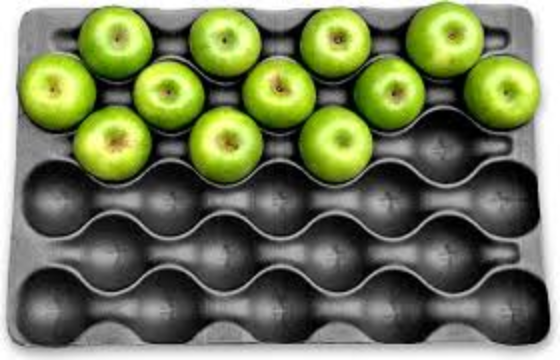
//> input picture 71_ExtracCompon/apples.png, 560 x 360 px
$ ./main   (built with g++ and OpenCV 4)
//> lines starting //> are read from the running program, lines starting //| are printed output that depends on the picture; after the words box and inside, x2 and y2 are one past the last pixel; in counts of white or black regions, pixels touching at a corner belong together
### 71_ExtracCompon/edgedetector.h
//
// Created by laila on 17-05-21.
//

#if !defined SOBELEDGES
#define SOBELEDGES

#define PI 3.1415926

#include <opencv2/core/core.hpp>
#include <opencv2/imgproc/imgproc.hpp>

class EdgeDetector {

private:

    // original image
    cv::Mat img;

    // 16-bit signed int image
    cv::Mat sobel;

    // Aperture size of the Sobel kernel
    int aperture;

    // Sobel magnitude
    cv::Mat sobelMagnitude;

    // Sobel orientation
    cv::Mat sobelOrientation;

public:

    EdgeDetector() : aperture(3) {}

    // Set the aperture size of the kernel
    // [10 lines left out: functions setAperture, getAperture, not called in this run]

    // Compute the Sobel
    void computeSobel(const cv::Mat& image) {

        cv::Mat sobelX;
        cv::Mat sobelY;

        // Compute Sobel
        cv::Sobel(image, sobelX, CV_32F, 1, 0, aperture);
        cv::Sobel(image, sobelY, CV_32F, 0, 1, aperture);
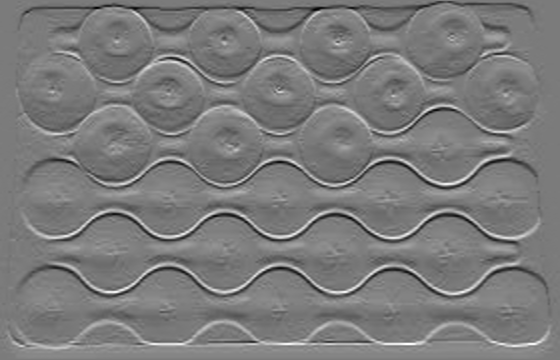
//> sobelY: 360 rows x 560 cols, CV_32FC1; min -517, max 550, mean 0; drawn with min black and max white

        // Compute magnitude and orientation
        cv::cartToPolar(sobelX, sobelY, sobelMagnitude, sobelOrientation);
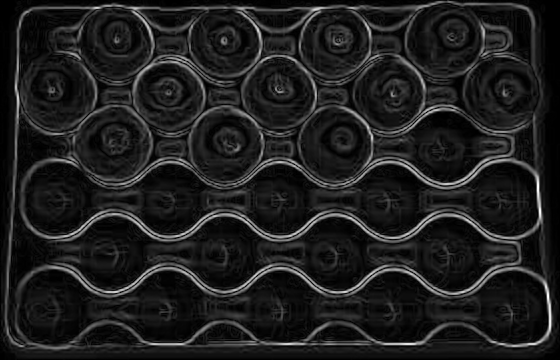
//> sobelMagnitude: 360 rows x 560 cols, CV_32FC1; min 0, max 615, mean 74.3; drawn with min black and max white
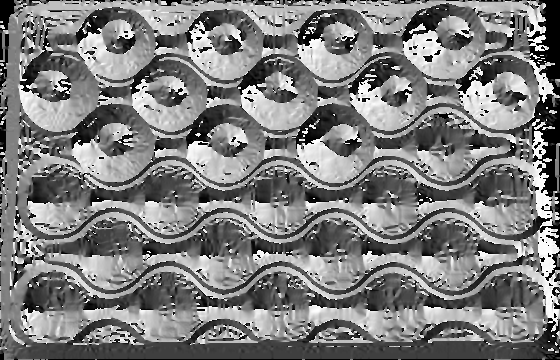
//> sobelOrientation: 360 rows x 560 cols, CV_32FC1; min 0, max 6.28, mean 3.11; drawn with min black and max white
    }

    // Compute the Sobel
    // [21 lines left out: functions computeSobel, getMagnitude, getOrientation, not called in this run]

    // Get a thresholded binary map
    cv::Mat getBinaryMap(double threshold) {

        cv::Mat bin;
        cv::threshold(sobelMagnitude,bin,threshold,255,cv::THRESH_BINARY_INV);

        return bin;
    }

    // Get a CV_8U image of the Sobel
    // [10 lines left out: function getSobelImage, not called in this run]

    // Get a CV_8U image of the Sobel orientation
    // 1 gray-level = 2 degrees
    cv::Mat getSobelOrientationImage() {

        cv::Mat bin;

        sobelOrientation.convertTo(bin,CV_8U,90/PI);

        return bin;
    }

};


#endif

### 71_ExtracCompon/main.cpp
#include <iostream>
#include <vector>
#include <opencv2/core.hpp>
#include <opencv2/imgproc.hpp>
#include <opencv2/highgui.hpp>

#include "linefinder.h"
#include "edgedetector.h"

#define PI 3.1415926

int main()
{
    cv::Mat image= cv::imread("/home/laila/programacion/C++/openCV/71_ExtracCompon/apples.png",0);
    if (!image.data)
        return 0;
    cv::namedWindow("OriginalImage");
    cv::imshow("OriginalImage",image);

    // Compute Sobel
    EdgeDetector ed;
    ed.computeSobel(image);

    // Display the Sobel orientation
    cv::namedWindow("Sobel (orientation)");
    cv::imshow("Sobel (orientation)",ed.getSobelOrientationImage());
    cv::imwrite("ori.bmp",ed.getSobelOrientationImage());

    // Display the Sobel low threshold
    cv::namedWindow("Sobel (low threshold)");
    cv::imshow("Sobel (low threshold)",ed.getBinaryMap(125));
//> in getBinaryMap, `cv::threshold(sobelMagnitude,bin,threshold,255,cv::THRESH_BINARY_INV);`:
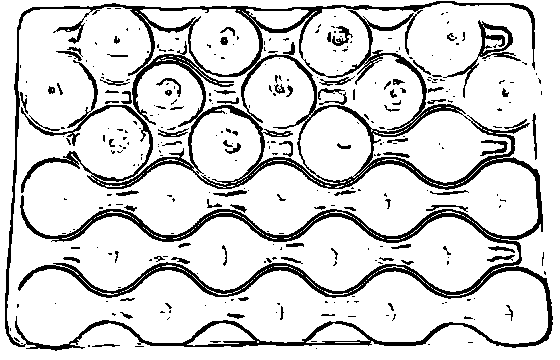
//> bin: 360 rows x 560 cols, CV_32FC1; 84.3% white; 316 black regions (230 under 20 px), largest, box (x1, y1, x2, y2) and area: (5, 1, 553, 351) 25160, (443, 20, 521, 98) 827, (480, 140, 508, 156) 178

    // Display the Sobel high threshold
    cv::namedWindow("Sobel (high threshold)");
    cv::imshow("Sobel (high threshold)",ed.getBinaryMap(350));
//> call 2 of getBinaryMap, with threshold = 350
//> in getBinaryMap (call 2), `cv::threshold(sobelMagnitude,bin,threshold,255,cv::THRESH_BINARY_INV);`:
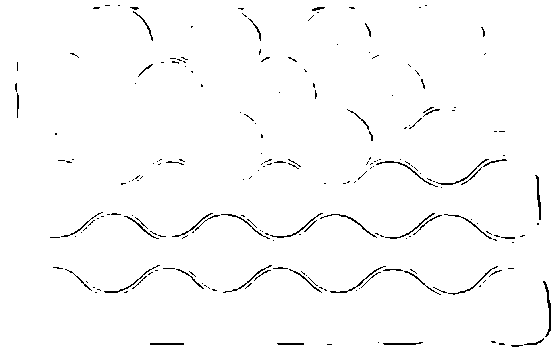
//> bin: 360 rows x 560 cols, CV_32FC1; 98.3% white; black in thin lines or dots

    // Apply Canny algorithm
    cv::Mat contours;
    cv::Canny(image,contours,125,350);
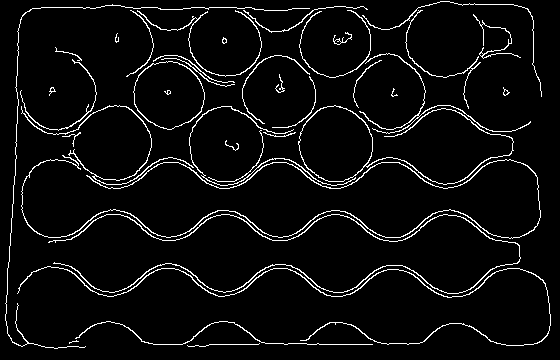
//> contours: 360 rows x 560 cols, CV_8UC1; 5% white in thin lines or dots

    // Display the image of contours
    cv::namedWindow("Canny Contours");
    cv::imshow("Canny Contours",255-contours);

    // Create a test image
    cv::Mat test(200,200,CV_8U,cv::Scalar(0));
    cv::line(test,cv::Point(100,0),cv::Point(200,200),cv::Scalar(255));
//> test: 200 rows x 200 cols, CV_8UC1; 0.5% white in thin lines or dots, all inside (x1, y1, x2, y2) = (100, 0, 200, 199)
    cv::line(test,cv::Point(0,50),cv::Point(200,200),cv::Scalar(255));
    cv::line(test,cv::Point(0,200),cv::Point(200,0),cv::Scalar(255));
    cv::line(test,cv::Point(200,0),cv::Point(0,200),cv::Scalar(255));
    cv::line(test,cv::Point(100,0),cv::Point(100,200),cv::Scalar(255));
    cv::line(test,cv::Point(0,100),cv::Point(200,100),cv::Scalar(255));
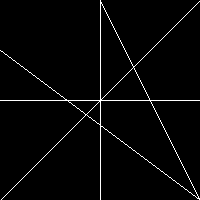
//> test: 200 rows x 200 cols, CV_8UC1; 2.5% white in thin lines or dots

    // Display the test image
    cv::namedWindow("Test Image");
    cv::imshow("Test Image",test);
    cv::imwrite("test.bmp",test);
// [203 lines of commented-out code are left out]
    cv::waitKey();
    return 0;
}
